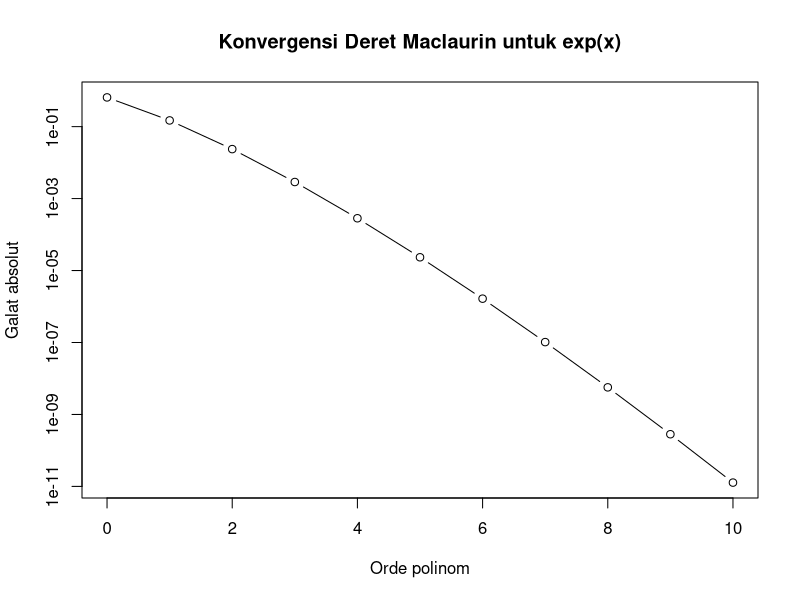

Generate this figure with R:
## ---- chunk 1
#| code-line-numbers: true

exp_series <- function(x, n) {
  
  result <- 0
  
  for (k in 0:n) {
    result <- result + x^k / factorial(k)
  }
  
  return(result)
}

exp_series(0.5, 5)

## ---- chunk 2
#| code-line-numbers: true

x <- 0.5

n <- 0:10

approximation <- sapply(
  n,
  function(k) exp_series(x, k)
)

data.frame(
  n = n,
  approximation = approximation
)
## ---- chunk 3
#| code-line-numbers: true

true_value <- exp(x)

error <- abs(true_value - approximation)

data.frame(
  n = n,
  approximation = approximation,
  error = error
)
## ---- chunk 4
#| code-line-numbers: true

plot(
  n,
  error,
  type = "b",
  log = "y",
  xlab = "Orde polinom",
  ylab = "Galat absolut",
  main = "Konvergensi Deret Maclaurin untuk exp(x)"
)
## ---- chunk 5
#| code-line-numbers: true

exp_series_tol <- function(x, tol = 1e-10, max_iter = 100) {
  
  sum <- 1
  term <- 1
  
  for (k in 1:max_iter) {
    
    term <- term * x / k
    new_sum <- sum + term
    
    if (abs(new_sum - sum) < tol) {
      return(list(
        approximation = new_sum,
        terms = k + 1
      ))
    }
    
    sum <- new_sum
  }
  
  return(list(
    approximation = sum,
    terms = max_iter + 1
  ))
}

exp_series_tol(0.5)
## ---- chunk 6
#| code-line-numbers: true

sin_series <- function(x, n) {
  
  result <- 0
  
  for (k in 0:n) {
    power <- 2 * k + 1
    result <- result +
      (-1)^k * x^power / factorial(power)
  }
  
  return(result)
}
sin_series(0.5, 3)
sin(0.5)
